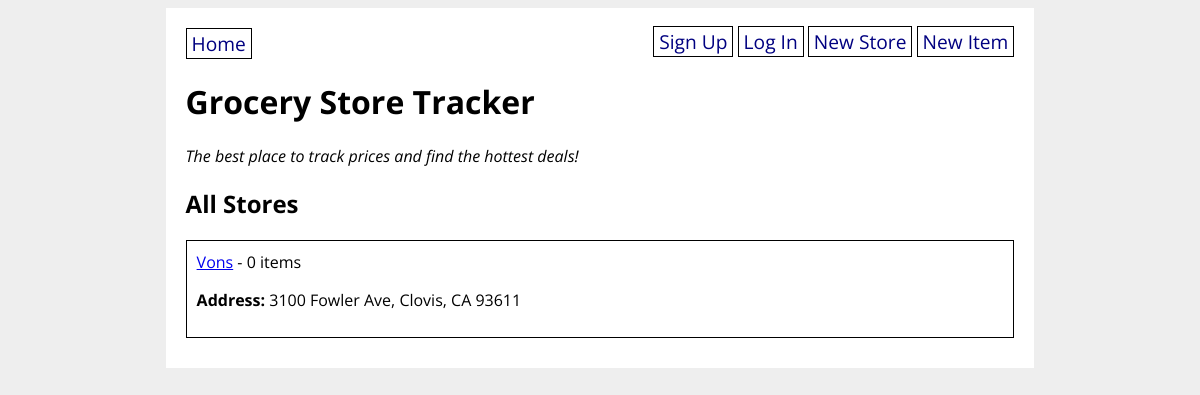
Before: / with the older database file.
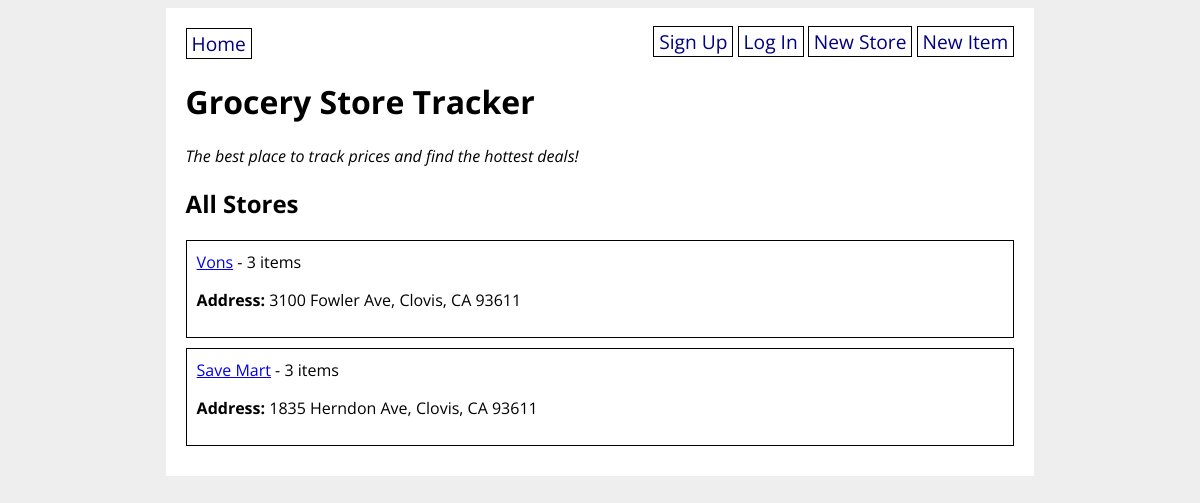
After: the same page with the newer database file.
### grocery_app/models.py (models this page shows, shortened)
class GroceryStore(db.Model):
    id = db.Column(db.Integer, primary_key=True)
    title = db.Column(db.String(80), nullable=False)
    address = db.Column(db.String(200), nullable=False)
    items = db.relationship('GroceryItem', back_populates='store')
    created_by_id = db.Column(db.Integer, db.ForeignKey('user.id'))
    created_by = db.relationship('User')
    def __repr__(self):
        return f'<Grocery Store: {self.title}>'

### grocery_app/routes.py (the view)
@main.route('/')
def homepage():
    all_stores = GroceryStore.query.all()
    print(all_stores)
    return render_template('home.html', all_stores=all_stores)

### grocery_app/templates/home.html
{% extends 'base.html' %}
{% block content %}
<h1>Grocery Store Tracker</h1>
<p><em>The best place to track prices and find the hottest deals!</em></p>
<h2>All Stores</h2>
{% for store in all_stores %}
<div class="store">
    <a href="/store/{{ store.id }}">{{ store.title }}</a> -
    {{ store.items|length }} items
    <p><strong>Address:</strong> {{ store.address }}</p>
</div>
{% endfor %}
{% endblock %}

### grocery_app/templates/base.html (shortened to what this page needs)
<!DOCTYPE html>
<html>
    <head>
        <link rel="stylesheet" href="/static/style.css">
    </head>
    <body>
        <div id="content">
            <nav>
                <a href="/">Home</a>
                <div>
                        {% if current_user.is_authenticated %}
                        <a href="/shopping_list">My Shopping List</a>
                        <a href="/logout">Log Out</a>
                        <!-- Only show these links if the current user is NOT
                            authenticated (logged out)! -->
                        {% else %}
                        <a href="/signup">Sign Up</a>
                        <a href="/login">Log In</a>
                        {% endif %}
                    <a href="/new_store">New Store</a>
                    <a href="/new_item">New Item</a>
                </div>
            </nav>
            {% block content %}{% endblock %}
        </div>
    </body>
</html>

### grocery_app/static/style.css (style rules this page uses)
body { display: flex; flex-direction: column; align-items: center; background-color: #eee; font-family: 'Open Sans', sans-serif; }
#content { width: 70%; background-color: white; padding: 20px; }
nav { width: 100%; display: flex; flex-direction: row; justify-content: space-between; }
nav a { color: navy; text-decoration: none; border: 1px solid black; padding: 1px 5px; font-size: 1.2em; }
div.store { border: 1px solid black; padding: 10px; margin-bottom: 10px; }

Changed rows visible on the page:
computed for GroceryStore "Vons": items|length "0" → "3"
added GroceryStore: title "Save Mart", items|length "3", address "1835 Herndon Ave, Clovis, CA 93611"
